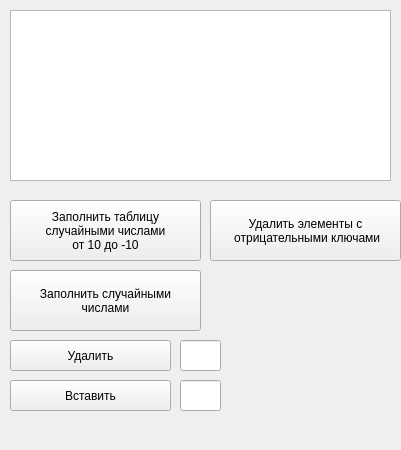
<?xml version="1.0" encoding="UTF-8"?>
<ui version="4.0">
 <class>MainWindow</class>
 <widget class="QMainWindow" name="MainWindow">
  <property name="geometry">
   <rect>
    <x>0</x>
    <y>0</y>
    <width>401</width>
    <height>450</height>
   </rect>
  </property>
  <property name="windowTitle">
   <string>MainWindow</string>
  </property>
  <widget class="QWidget" name="centralwidget">
   <widget class="QListWidget" name="listWidget">
    <property name="geometry">
     <rect>
      <x>10</x>
      <y>10</y>
      <width>381</width>
      <height>171</height>
     </rect>
    </property>
   </widget>
   <widget class="QPushButton" name="pushButton_create">
    <property name="geometry">
     <rect>
      <x>10</x>
      <y>200</y>
      <width>191</width>
      <height>61</height>
     </rect>
    </property>
    <property name="text">
     <string>Заполнить таблицу
случайными числами
от 10 до -10</string>
    </property>
   </widget>
   <widget class="QPushButton" name="pushButton_removeNegative">
    <property name="geometry">
     <rect>
      <x>210</x>
      <y>200</y>
      <width>191</width>
      <height>61</height>
     </rect>
    </property>
    <property name="text">
     <string>Удалить элементы с
 отрицательными ключами</string>
    </property>
   </widget>
   <widget class="QPushButton" name="pushButton_random">
    <property name="geometry">
     <rect>
      <x>10</x>
      <y>270</y>
      <width>191</width>
      <height>61</height>
     </rect>
    </property>
    <property name="text">
     <string>Заполнить случайными
числами</string>
    </property>
   </widget>
   <widget class="QPushButton" name="pushButton_remove">
    <property name="geometry">
     <rect>
      <x>10</x>
      <y>340</y>
      <width>161</width>
      <height>31</height>
     </rect>
    </property>
    <property name="text">
     <string>Удалить</string>
    </property>
   </widget>
   <widget class="QPushButton" name="pushButton_insert">
    <property name="geometry">
     <rect>
      <x>10</x>
      <y>380</y>
      <width>161</width>
      <height>31</height>
     </rect>
    </property>
    <property name="text">
     <string>Вставить</string>
    </property>
   </widget>
   <widget class="QLineEdit" name="lineEdit_remove">
    <property name="geometry">
     <rect>
      <x>180</x>
      <y>340</y>
      <width>41</width>
      <height>31</height>
     </rect>
    </property>
   </widget>
   <widget class="QLineEdit" name="lineEdit_insert">
    <property name="geometry">
     <rect>
      <x>180</x>
      <y>380</y>
      <width>41</width>
      <height>31</height>
     </rect>
    </property>
   </widget>
  </widget>
 </widget>
 <resources/>
 <connections/>
</ui>
